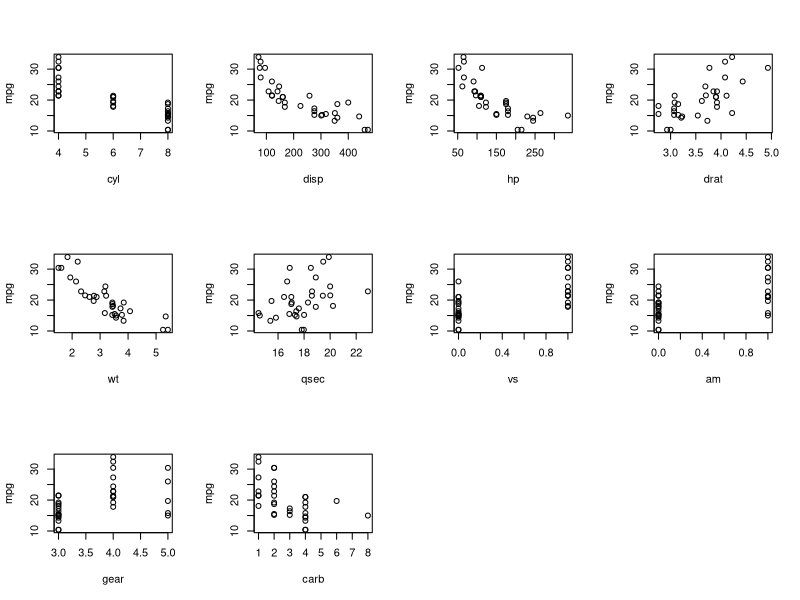
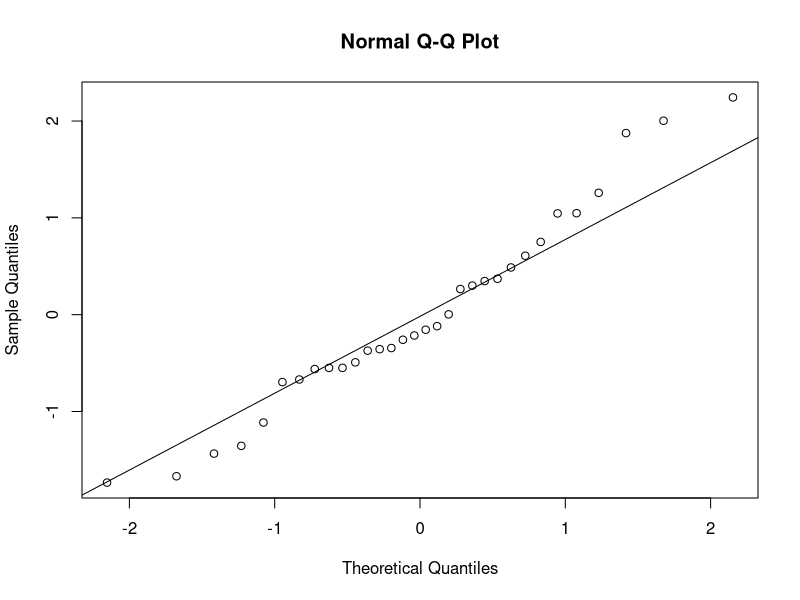
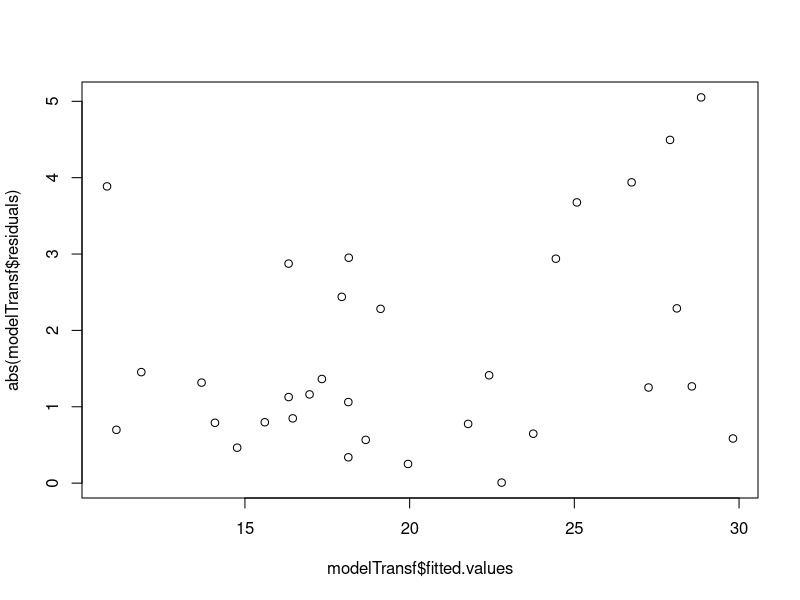
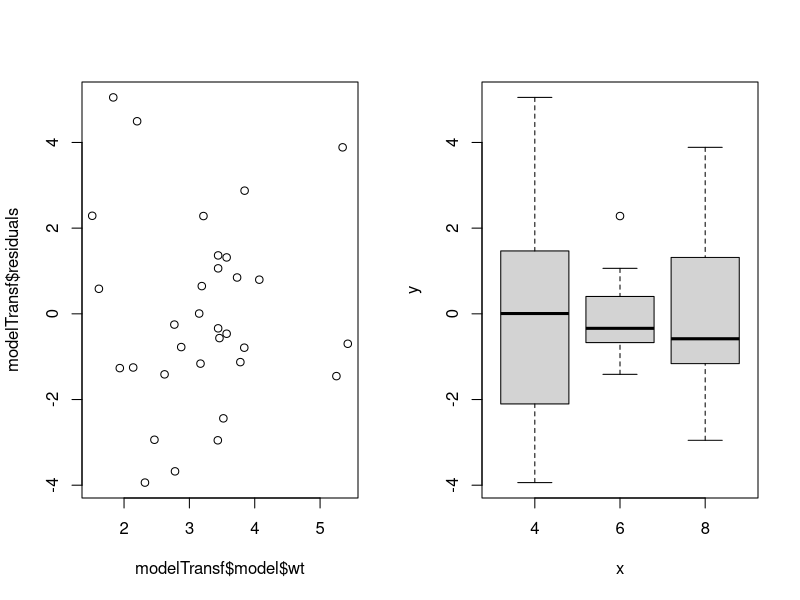
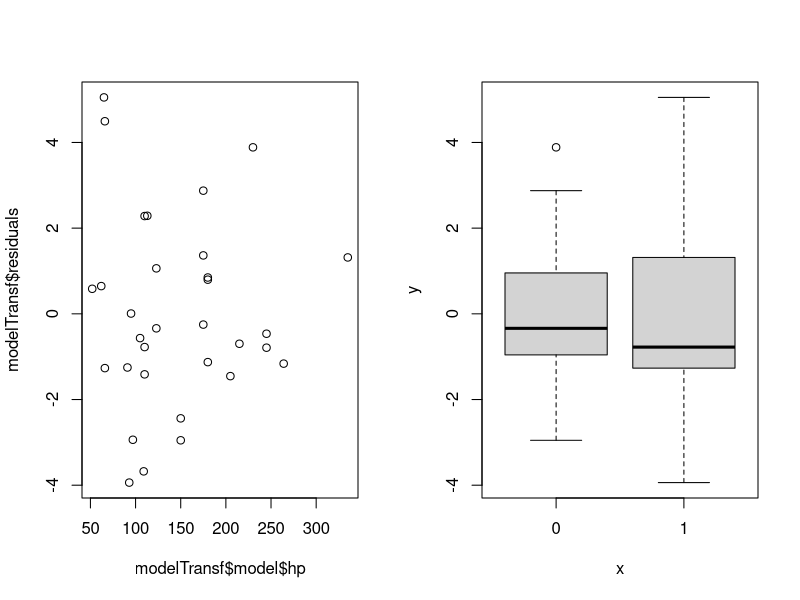

Write the R code that produced these figures, in order.
## ---- chunk 1
dataT <- mtcars
dataT$cyl <- factor(dataT$cyl)
dataT$vs <- factor(dataT$vs)
dataT$am <- factor(dataT$am)
dataT$gear <- factor(dataT$gear)
dataT$carb <- factor(dataT$carb)
## ---- chunk 2
s <- cor(mtcars, use="pairwise.complete.obs", method="kendall")
sort(abs(s[1,2:11]), decreasing = TRUE)
## ---- chunk 3
null = lm(mpg ~ 1, data = dataT);
full = lm(mpg ~ ., data = dataT);
forward <- step(null, scope=list(lower=null, upper=full), 
                direction="forward", trace=FALSE);
backward <- step(full, data=dataT, direction="backward", trace=FALSE);
stepwise <- step(null, scope = list(upper=full), data= dataT, 
                 direction="both", trace=FALSE);
## ---- chunk 4
summary(stepwise)
## ---- chunk 5
modelOrig <- lm( mpg ~ wt + qsec + am, data = mtcars )
modelTransf <- lm( mpg ~ wt + cyl + hp + am, data = dataT )
resOrigin <- summary(modelOrig)
resTransf <- summary(modelTransf)
## ---- chunk 6
confint(modelTransf,level = 0.95)
## ---- chunk 7

par(mfrow=c(3,4))
with(mtcars,{ plot(cyl, mpg); plot(disp, mpg); plot(hp, mpg);
            plot(drat, mpg);plot(wt, mpg);plot(qsec, mpg);
            plot(vs, mpg);plot(am, mpg);plot(gear, mpg);
            plot(carb, mpg)})

## ---- chunk 8
par(mfrow=c(1,1))
modelTransf.res <- rstandard(modelTransf)
qqnorm(modelTransf.res)
qqline(modelTransf.res)
## ---- chunk 9

plot( modelTransf$fitted.values, abs(modelTransf$residuals))
## ---- chunk 10
par(mfrow=c(1,2))

plot( modelTransf$model$wt, modelTransf$residuals)
plot( modelTransf$model$cyl, modelTransf$residuals)
## ---- chunk 11
par(mfrow=c(1,2))
plot( modelTransf$model$hp, modelTransf$residuals)
plot( modelTransf$model$am, modelTransf$residuals)
